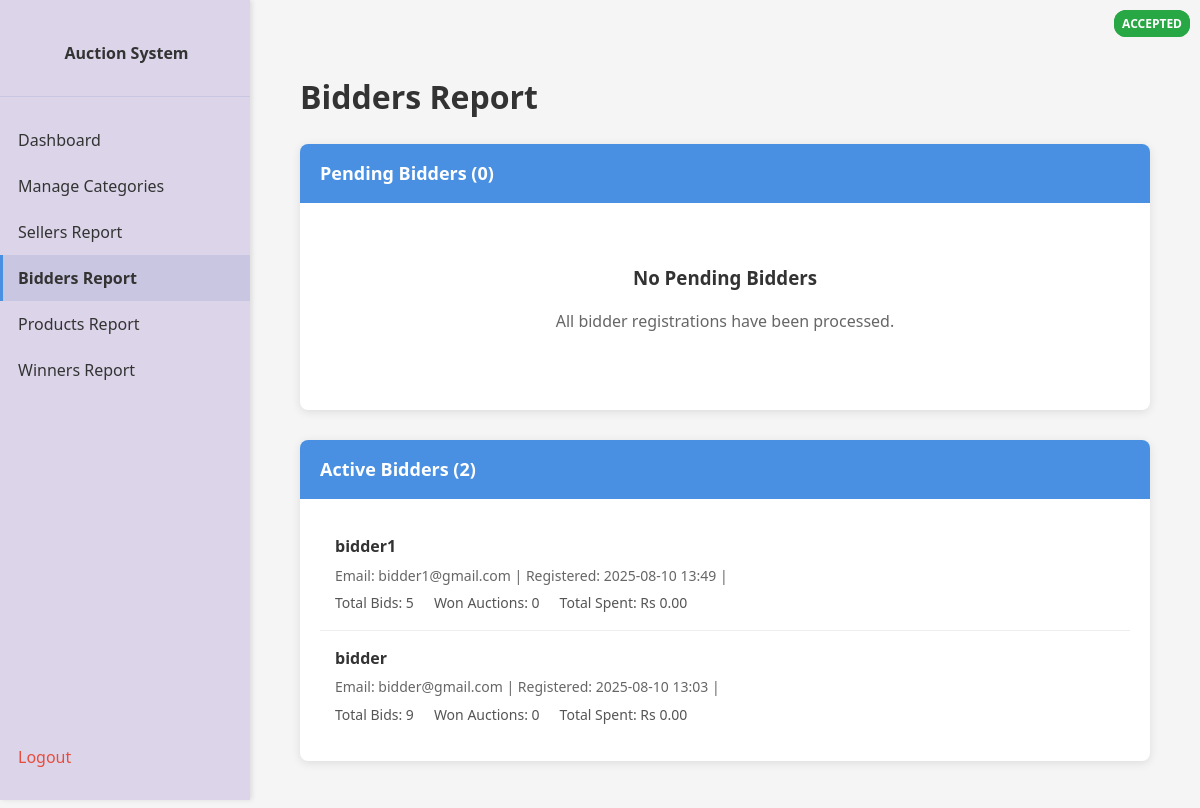
Page /admin/bidders-report (signed in) on the committed database.
### app/models.py (models this page shows, shortened)
class User(db.Model):
    __tablename__ = 'users'
    id = db.Column(db.Integer, primary_key=True)
    username = db.Column(db.String(80), unique=True, nullable=False)
    email = db.Column(db.String(120), unique=True, nullable=False)
    password_hash = db.Column(db.String(256), nullable=False)
    role = db.Column(db.String(20), nullable=False)  # 'bidder' or 'seller'
    status = db.Column(db.String(20), nullable=False, default='pending')  # 'pending', 'accepted', 'rejected'
    created_at = db.Column(db.DateTime, default=datetime.now)
    products = db.relationship('Product', backref='seller', lazy=True)
    bids = db.relationship('Bid', backref='bidder', lazy=True)
    won_auctions = db.relationship('AuctionResult', backref='winner', lazy=True)
    search_history = db.relationship('SearchHistory', backref='user', lazy=True)

### app/admin.py (the view)
@admin.route('/admin/bidders-report')
@login_required
@role_required('admin')
def admin_bidders_report():
    bidders = User.query.filter_by(role='bidder').order_by(User.created_at.desc()).all()
    pending_bidders = [user for user in bidders if user.status == 'pending']
    accepted_bidders = [user for user in bidders if user.status == 'accepted']
    rejected_bidders = [user for user in bidders if user.status == 'rejected']
    for bidder in bidders:
        bidder.total_bids = len(bidder.bids)
        bidder.won_auctions_count = len(bidder.won_auctions)
        bidder.total_spent = sum(auction_result.winning_bid for auction_result in bidder.won_auctions)
    return render_template('admin_bidders_report.html',
                         pending_bidders=pending_bidders,
                         accepted_bidders=accepted_bidders,
                         rejected_bidders=rejected_bidders,
                         format_indian_currency=format_indian_currency)

### app/utils.py (called while the page is built, shortened)
def format_indian_currency(amount):
    if amount is None:
        return "Rs 0.00"
    amount_str = f"{amount:.2f}"
    parts = amount_str.split('.')
    integer_part = parts[0]
    decimal_part = parts[1]
    if len(integer_part) <= 3:
        formatted_integer = integer_part
    return f"Rs {formatted_integer}.{decimal_part}"

def login_required(f):
    @wraps(f)
    def decorated_function(*args, **kwargs):
        if 'user_id' not in session:
            return redirect(url_for('main.home'))
        return f(*args, **kwargs)
    return decorated_function

def role_required(role):
    def decorator(f):
        @wraps(f)
        def decorated_function(*args, **kwargs):
            if 'user_id' not in session or session.get('role') != role:
                return redirect(url_for('main.home'))
            return f(*args, **kwargs)
        return decorated_function
    return decorator

### app/templates/admin_bidders_report.html (shortened to what this page needs)
<!DOCTYPE html>
<html>
<head>
    <link rel="stylesheet" href="{{ url_for('static', filename='style.css') }}">
</head>
<body>
    <div class="sidenav">
        <div class="brand">
            <a href="{{ url_for('main.home') }}">Auction System</a>
        </div>
        <a href="{{ url_for('admin.admin_dashboard') }}">Dashboard</a>
        <a href="{{ url_for('admin.admin_categories') }}">Manage Categories</a>
        <a href="{{ url_for('admin.admin_sellers_report') }}">Sellers Report</a>
        <a href="{{ url_for('admin.admin_bidders_report') }}" class="active">Bidders Report</a>
        <a href="{{ url_for('admin.admin_products_report') }}">Products Report</a>
        <a href="{{ url_for('admin.admin_winners_report') }}">Winners Report</a>
        <div class="logout">
            <a href="{{ url_for('auth.logout') }}">Logout</a>
        </div>
    </div>
    <div class="content">
        <div class="report-container">
            <h1>Bidders Report</h1>
            <div class="report-section">
                <div class="section-header">
                    Pending Bidders ({{ pending_bidders|length }})
                </div>
                <div class="bidder-list">
                    {% if pending_bidders %}
                        {% for bidder in pending_bidders %}
                        <div class="bidder-item" data-user-id="{{ bidder.id }}">
                            <div class="bidder-info">
                                <div class="bidder-name">{{ bidder.username }}</div>
                                <div class="bidder-details">
                                    Email: {{ bidder.email }} |
                                    Registered: {{ bidder.created_at.strftime('%Y-%m-%d %H:%M') }} |
                                    <span class="status-badge status-pending">{{ bidder.status }}</span>
                                </div>
                            </div>
                            <div class="bidder-actions">
                                <button class="btn-approve" onclick="approveUser({{ bidder.id }})">Approve</button>
                                <button class="btn-reject" onclick="rejectUser({{ bidder.id }})">Reject</button>
                            </div>
                        </div>
                        {% endfor %}
                    {% else %}
                        <div class="empty-state">
                            <h3>No Pending Bidders</h3>
                            <p>All bidder registrations have been processed.</p>
                        </div>
                    {% endif %}
                </div>
            </div>
            <div class="report-section">
                <div class="section-header">
                    Active Bidders ({{ accepted_bidders|length }})
                </div>
                <div class="bidder-list">
                    {% if accepted_bidders %}
                        {% for bidder in accepted_bidders %}
                        <div class="bidder-item">
                            <div class="bidder-info">
                                <div class="bidder-name">{{ bidder.username }}</div>
                                <div class="bidder-details">
                                    Email: {{ bidder.email }} |
                                    Registered: {{ bidder.created_at.strftime('%Y-%m-%d %H:%M') }} |
                                    <span class="status-badge status-accepted">{{ bidder.status }}</span>
                                </div>
                                <div class="bidder-stats">
                                    <span>Total Bids: {{ bidder.total_bids }}</span>
                                    <span>Won Auctions: {{ bidder.won_auctions_count }}</span>
                                    <span>Total Spent: {{ format_indian_currency(bidder.total_spent) }}</span>
                                </div>
                            </div>
                        </div>
                        {% endfor %}
                    {% else %}
                        <div class="empty-state">
                            <h3>No Active Bidders</h3>
                            <p>No bidders have been approved yet.</p>
                        </div>
                    {% endif %}
                </div>
            </div>
        </div>
    </div>
</body>
</html>

### app/static/style.css (style rules this page uses)
* { box-sizing: border-box; }
body { margin: 0; padding: 0; font-family: 'Segoe UI', Arial, sans-serif; display: flex; flex-direction: column; background-color: #f5f5f5; color: #333; min-height: 100vh; overflow-x: hidden; }
.content { padding: 30px; flex: 1; line-height: 1.6; width: 100%; box-sizing: border-box; margin: 0 auto; margin-left: 250px; max-width: calc(100vw - 250px); overflow-x: hidden; }
.status-badge { position: absolute; top: 10px; right: 10px; padding: 5px 10px; border-radius: 4px; color: white; font-size: 0.8rem; font-weight: bold; text-transform: uppercase; z-index: 2; }
.sidenav { height: 100vh; width: 250px; position: fixed; z-index: 1; top: 0; left: 0; background-color: #dcd5ea; overflow-x: hidden; padding-top: 20px; box-shadow: 2px 0 5px rgba(0,0,0,0.1); }
.sidenav .brand { padding: 10px 15px 20px 15px; font-size: 20px; font-weight: bold; color: #333; border-bottom: 1px solid #c9c6e1; margin-bottom: 20px; text-align: center; }
.sidenav .brand a { color: #333; text-decoration: none; }
.sidenav a { padding: 12px 15px; text-decoration: none; font-size: 16px; color: #333; display: block; transition: 0.3s; border-left: 3px solid transparent; }
.sidenav a.active { background-color: #c9c6e1; border-left: 3px solid #4a90e2; font-weight: bold; }
.sidenav .logout { position: absolute; bottom: 20px; width: 100%; }
.sidenav .logout a { color: #e74c3c; }
.empty-state { text-align: center; padding: 40px 20px; color: #666; }
.empty-state h3 { margin: 0 0 10px 0; color: #333; }

### app/templates/admin_bidders_report.html (style rules this page uses)
.report-container { padding: 20px; }
.report-section { margin-bottom: 30px; background: white; border-radius: 8px; box-shadow: 0 2px 10px rgba(0,0,0,0.1); overflow: hidden; }
.section-header { background: #4a90e2; color: white; padding: 15px 20px; font-size: 18px; font-weight: bold; }
.bidder-list { padding: 20px; }
.bidder-item { display: flex; justify-content: space-between; align-items: center; padding: 15px; border-bottom: 1px solid #eee; transition: background-color 0.3s; }
.bidder-item:last-child { border-bottom: none; }
.bidder-info { flex: 1; }
.bidder-name { font-weight: bold; color: #333; margin-bottom: 5px; }
.bidder-details { color: #666; font-size: 14px; margin-bottom: 5px; }
.bidder-stats { display: flex; gap: 20px; font-size: 14px; color: #555; }
.status-badge { padding: 4px 8px; border-radius: 12px; font-size: 12px; font-weight: bold; text-transform: uppercase; }
.status-accepted { background-color: #28a745; color: white; }
.empty-state { text-align: center; padding: 40px 20px; color: #666; }

### rows in the picture
User: username "bidder1", email "bidder1@gmail.com", created_at "2025-08-10 13:49", total_bids "5", won_auctions_count "0", total_spent "Rs 0.00"
User: username "bidder", email "bidder@gmail.com", created_at "2025-08-10 13:03", status "ACCEPTED", total_bids "9", won_auctions_count "0", total_spent "Rs 0.00"

### other values in the picture
{{ pending_bidders|length }} "0"
{{ accepted_bidders|length }} "2"
